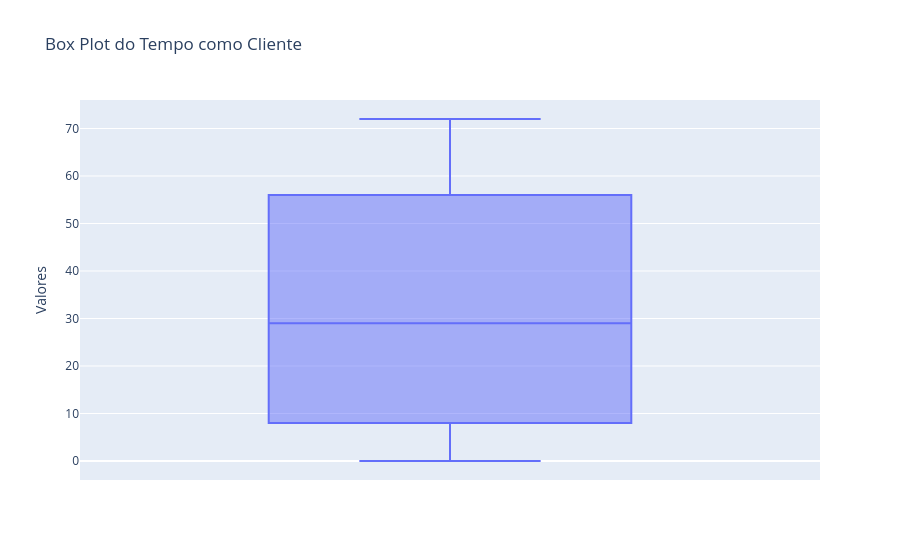

This figure's notebook cell:
### Code cell
#Tempo como cliente
fig = px.box(df, y='Tempo_como_Cliente', title='Box Plot do Tempo como Cliente', labels={'Tempo_como_Cliente': 'Valores'})
fig.show()

### Figure 1 — Plotly figure (JSON) as saved in the notebook; plotly's stock layout.template omitted (floating-point values rounded to 4 significant figures; data arrays with more than 128 entries replaced by an {"elided": "..."} marker saying what was removed)
{"data": [{"alignmentgroup": "True", "hovertemplate": "Valores=%{y}<extra></extra>", "legendgroup": "", "marker": {"color": "#636efa"}, "name": "", "notched": false, "offsetgroup": "", "orientation": "v", "showlegend": false, "type": "box", "x0": " ", "xaxis": "x", "y": {"elided": "2488 int values"}, "y0": " ", "yaxis": "y"}], "layout": {"boxmode": "group", "legend": {"tracegroupgap": 0}, "title": {"text": "Box Plot do Tempo como Cliente"}, "xaxis": {"anchor": "y", "domain": [0, 1]}, "yaxis": {"anchor": "x", "domain": [0, 1], "title": {"text": "Valores"}}}}
